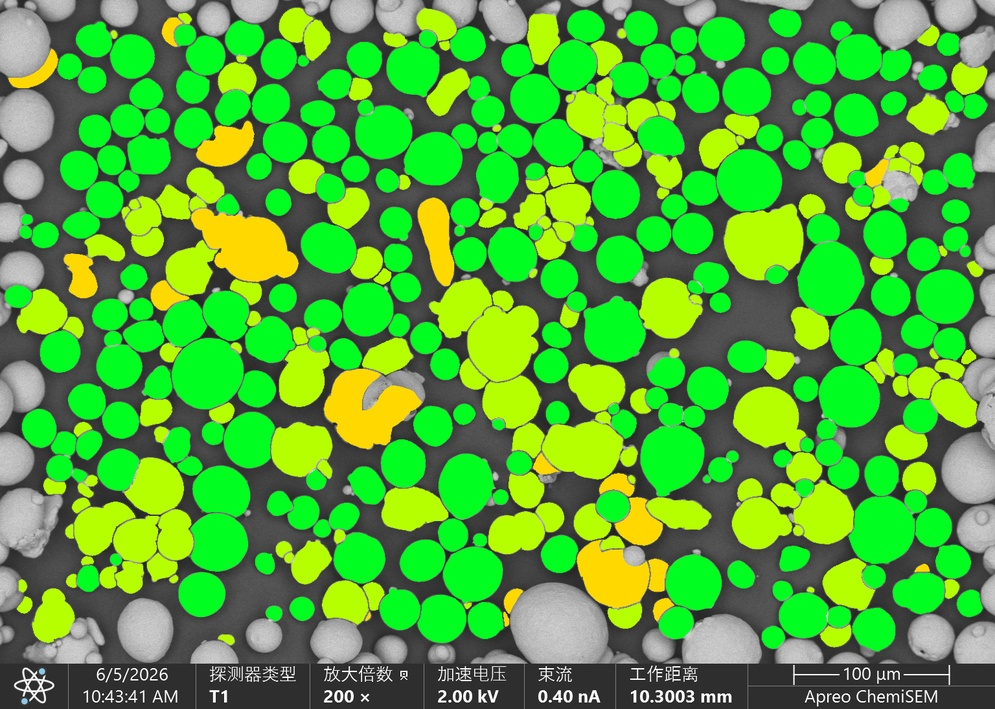
#> input picture data_98986/粉末圆度汇总/20260605/007_021-0.jpg, 995 x 709 px, shrunk from 1536 x 1094 before the run
$ python -i preprocess.py   (imports and definitions only)
#> lines starting #> are read from the running program, lines starting #| are printed output that depends on the picture; after the words box and inside, x2 and y2 are one past the last pixel; in counts of white or black regions, pixels touching at a corner belong together
#> further down, picture is the input picture: shape (709, 995, 3); mean B, G, R 56, 169, 83.1
from __future__ import annotations

from dataclasses import dataclass
from pathlib import Path
from typing import Optional, Tuple, Union

import cv2
import numpy as np


ImageLike = Union[str, Path, np.ndarray]


@dataclass
class PreprocessResult:
    image: np.ndarray
    gray: np.ndarray
    denoised: np.ndarray
    enhanced: np.ndarray
    binary: np.ndarray
    crop_offset_xy: Tuple[int, int] = (0, 0)
    inverted: bool = False


# [19 lines left out: functions imread_unicode, imwrite_unicode, not called in this run]


def load_image(image: ImageLike, flags: int = cv2.IMREAD_COLOR) -> np.ndarray:
    if isinstance(image, np.ndarray):
        return image.copy()
    return imread_unicode(image, flags=flags)


def crop_sem_area(
    image: np.ndarray,
    crop_bottom_fraction: float = 0.0,
) -> Tuple[np.ndarray, Tuple[int, int]]:
    """裁掉底部 SEM 信息栏/比例尺区域；默认不裁剪，比例尺建议手动输入。"""
    if crop_bottom_fraction <= 0:
        return image.copy(), (0, 0)
    if crop_bottom_fraction >= 0.5:
        raise ValueError("crop_bottom_fraction 建议小于 0.5，避免裁掉有效颗粒区域。")
    h = image.shape[0]
    keep_h = int(round(h * (1.0 - crop_bottom_fraction)))
    return image[:keep_h].copy(), (0, 0)


def preprocess_sem_image(
    image: ImageLike,
    crop_bottom_fraction: float = 0.0,
    blur_ksize: int = 5,
    clahe_clip_limit: float = 2.0,
    clahe_tile_grid_size: int = 8,
    invert: Optional[bool] = None,
    morph_kernel_size: int = 3,
) -> PreprocessResult:
    """SEM 图像预处理：高斯去噪、CLAHE 增强、Otsu 自适应阈值二值化。"""
    bgr = load_image(image, flags=cv2.IMREAD_COLOR)
    cropped, offset = crop_sem_area(bgr, crop_bottom_fraction=crop_bottom_fraction)
#> offset = (0, 0)

    gray = cv2.cvtColor(cropped, cv2.COLOR_BGR2GRAY)
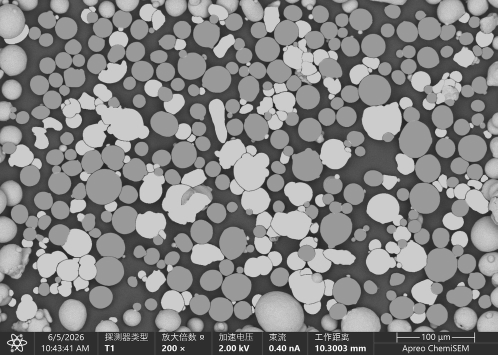
#> gray: shape (709, 995) (shown at 1/2 size); min 0, max 255, mean 130.4

    if blur_ksize % 2 == 0:
        blur_ksize += 1
    denoised = cv2.GaussianBlur(gray, (blur_ksize, blur_ksize), 0)

    clahe = cv2.createCLAHE(
        clipLimit=clahe_clip_limit,
        tileGridSize=(clahe_tile_grid_size, clahe_tile_grid_size),
    )
    enhanced = clahe.apply(denoised)
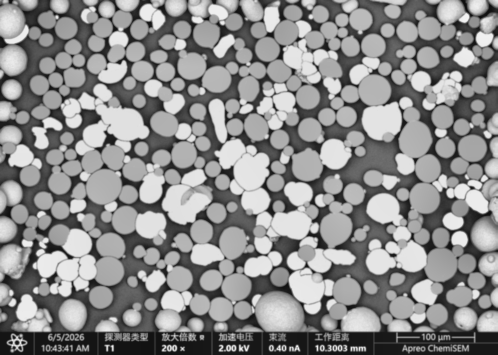
#> enhanced: shape (709, 995) (shown at 1/2 size); min 12, max 245, mean 140.4

    _, binary = cv2.threshold(
        enhanced,
        0,
        255,
        cv2.THRESH_BINARY + cv2.THRESH_OTSU,
    )
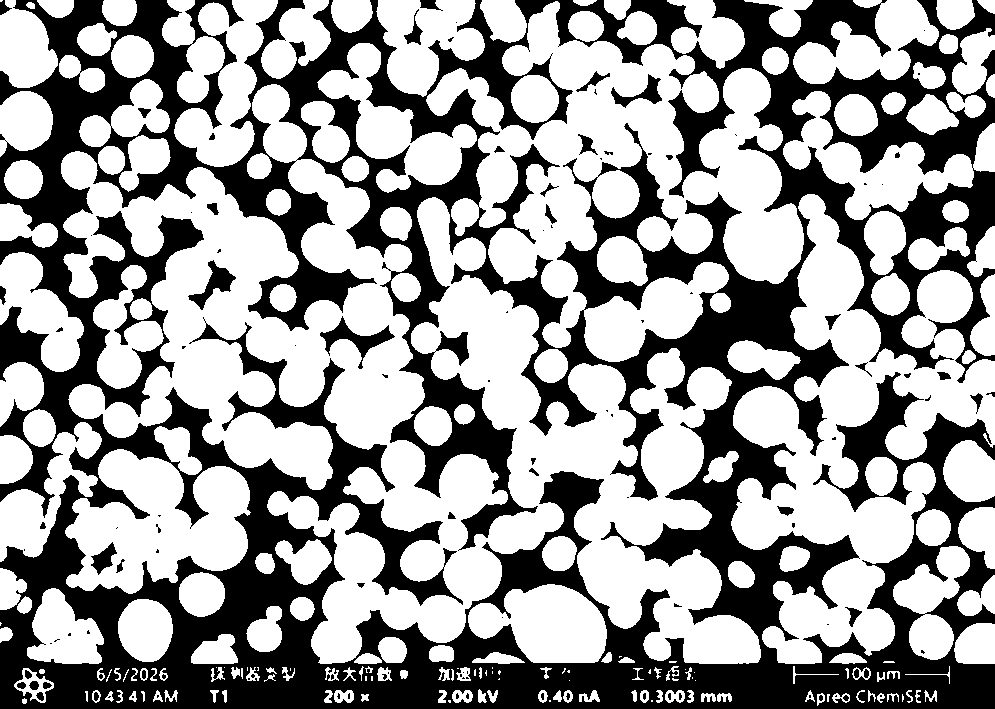
#> binary: shape (709, 995); 60.8% white; 114 black regions (67 under 20 px), largest, box (x1, y1, x2, y2) and area: (0, 0, 995, 709) 270466, (320, 316, 395, 369) 1028, (188, 260, 236, 310) 765

    white_fraction = float(np.mean(binary == 255))
#> white_fraction = 0.608
    should_invert = invert
    if should_invert is None:
        # SEM 金属粉末通常是“亮颗粒 + 暗背景”；若白色区域过大，说明阈值结果可能反了。
        should_invert = white_fraction > 0.60
#> should_invert = True

    inverted = bool(should_invert)
#> inverted = True
    if should_invert:
        binary = cv2.bitwise_not(binary)

    if morph_kernel_size > 1:
        kernel = cv2.getStructuringElement(
            cv2.MORPH_ELLIPSE,
            (morph_kernel_size, morph_kernel_size),
        )
        binary = cv2.morphologyEx(binary, cv2.MORPH_OPEN, kernel, iterations=1)
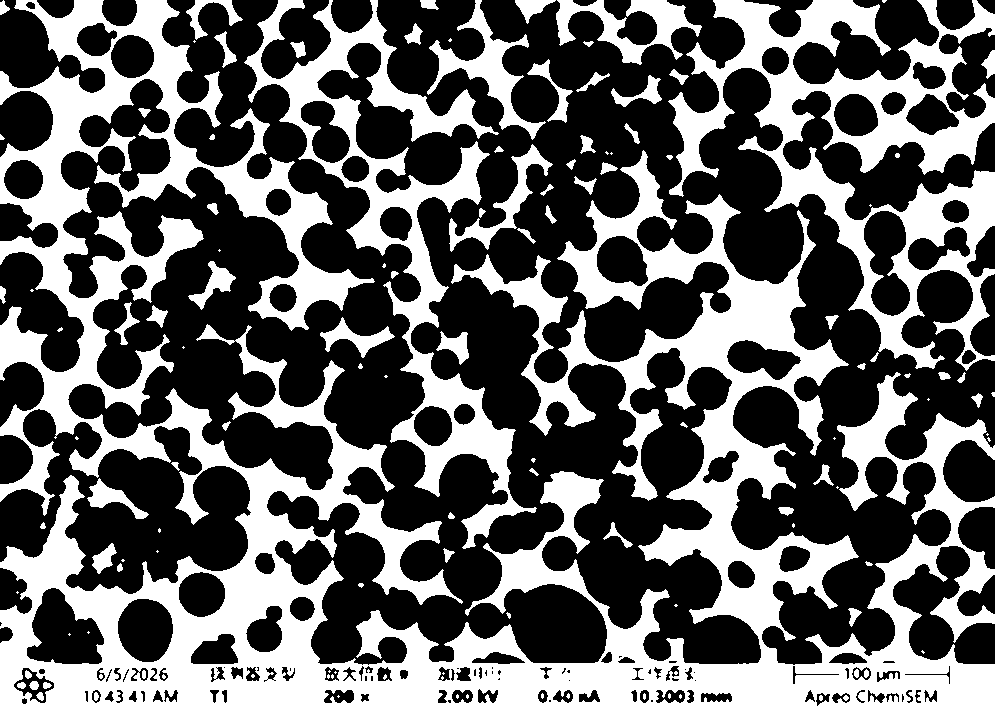
#> binary: shape (709, 995); 38.9% white; 125 white regions (48 under 20 px), largest, box (x1, y1, x2, y2) and area: (0, 0, 995, 709) 192033, (668, 0, 995, 371) 35908, (244, 0, 537, 549) 25867
        binary = cv2.morphologyEx(binary, cv2.MORPH_CLOSE, kernel, iterations=1)
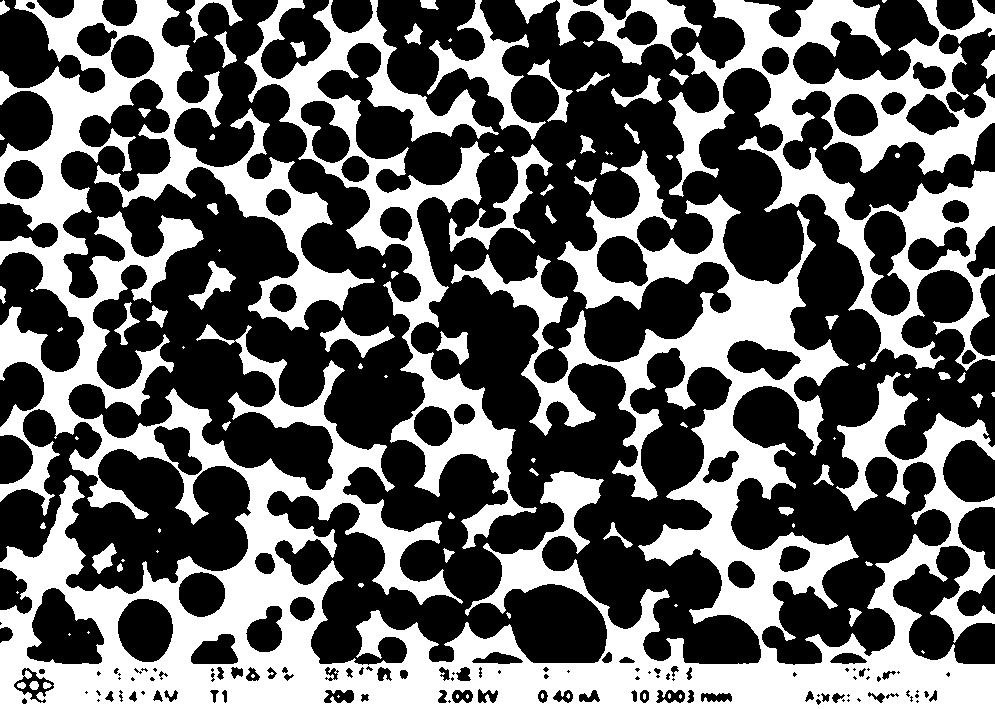
#> binary: shape (709, 995); 39.1% white; 98 white regions (34 under 20 px), largest, box (x1, y1, x2, y2) and area: (0, 0, 995, 709) 194530, (668, 0, 995, 371) 35976, (244, 0, 537, 549) 25880

    return PreprocessResult(
        image=cropped,
        gray=gray,
        denoised=denoised,
        enhanced=enhanced,
        binary=binary,
        crop_offset_xy=offset,
        inverted=inverted,
    )


# [7 lines left out: function save_preprocess_result, not called in this run]

>>> import cv2
>>> picture = cv2.imread('../data_98986/粉末圆度汇总/20260605/007_021-0.jpg')
>>> result = preprocess_sem_image(picture)

$ run again, on data_98986/粉末圆度汇总/20260605/007_022-0.jpg
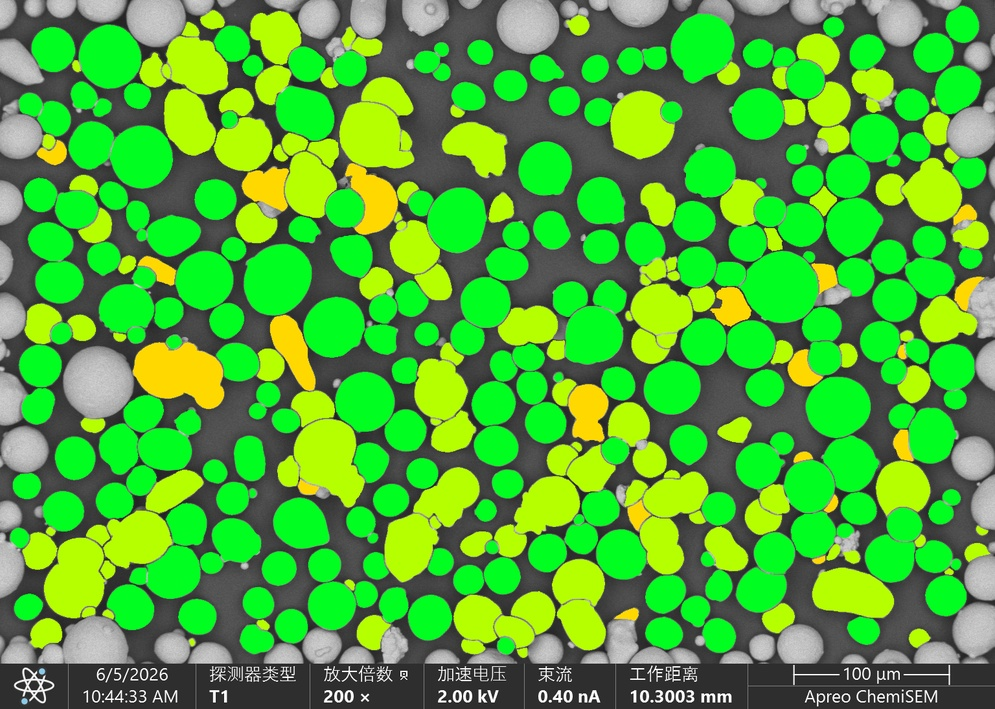
#> input picture data_98986/粉末圆度汇总/20260605/007_022-0.jpg, 995 x 709 px, shrunk from 1536 x 1094 before the run
#> picture is the input picture: shape (709, 995, 3); mean B, G, R 54.5, 169.6, 80.5
#> offset = (0, 0)
#> in preprocess_sem_image, `_, binary = cv2.threshold( enhanced, 0, 255, cv2.THRESH_BINARY + cv2.T..`:
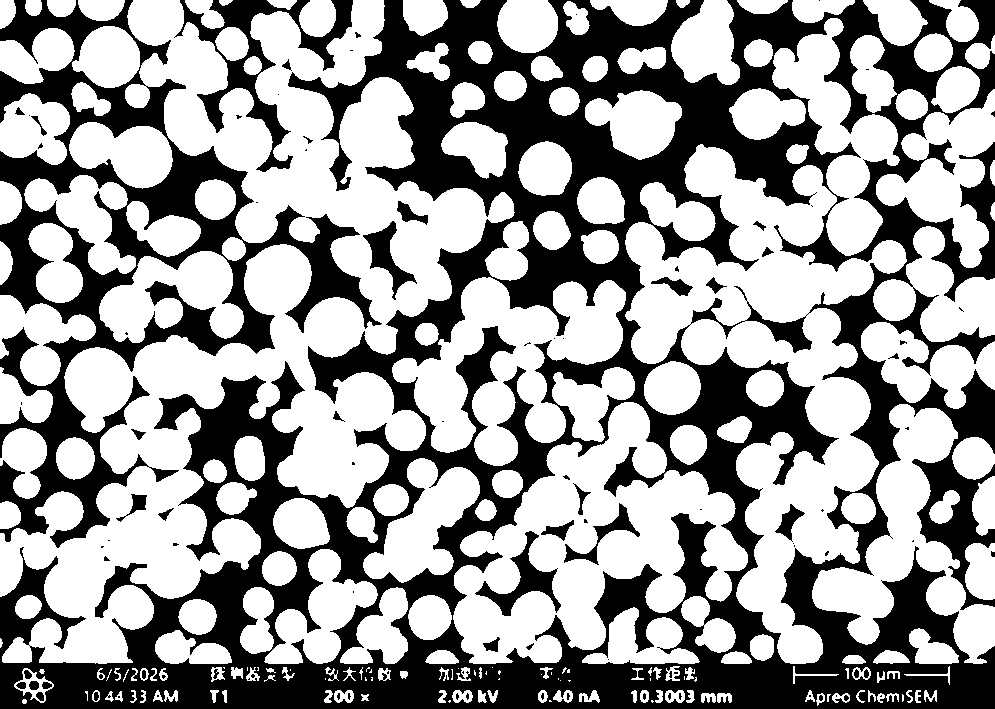
#> binary: shape (709, 995); 60.4% white; 98 black regions (58 under 20 px), largest, box (x1, y1, x2, y2) and area: (0, 0, 995, 709) 220868, (0, 0, 382, 548) 44689, (174, 0, 353, 172) 6335
#> white_fraction = 0.604
#> should_invert = True
#> in preprocess_sem_image, `binary = cv2.morphologyEx(binary, cv2.MORPH_CLOSE, kernel, iterations=1)`:
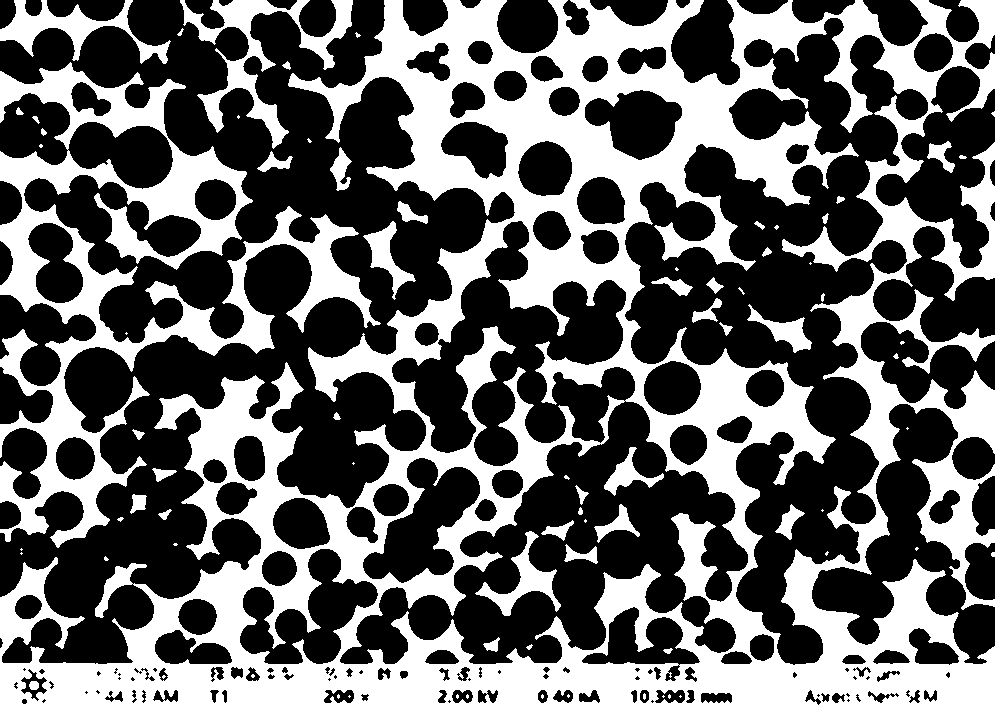
#> binary: shape (709, 995); 39.5% white; 79 white regions (35 under 20 px), largest, box (x1, y1, x2, y2) and area: (0, 0, 995, 709) 218101, (0, 62, 381, 548) 40993, (180, 0, 353, 149) 5942

$ run again, on data_98986/粉末圆度汇总/20260605/007_023-0.jpg
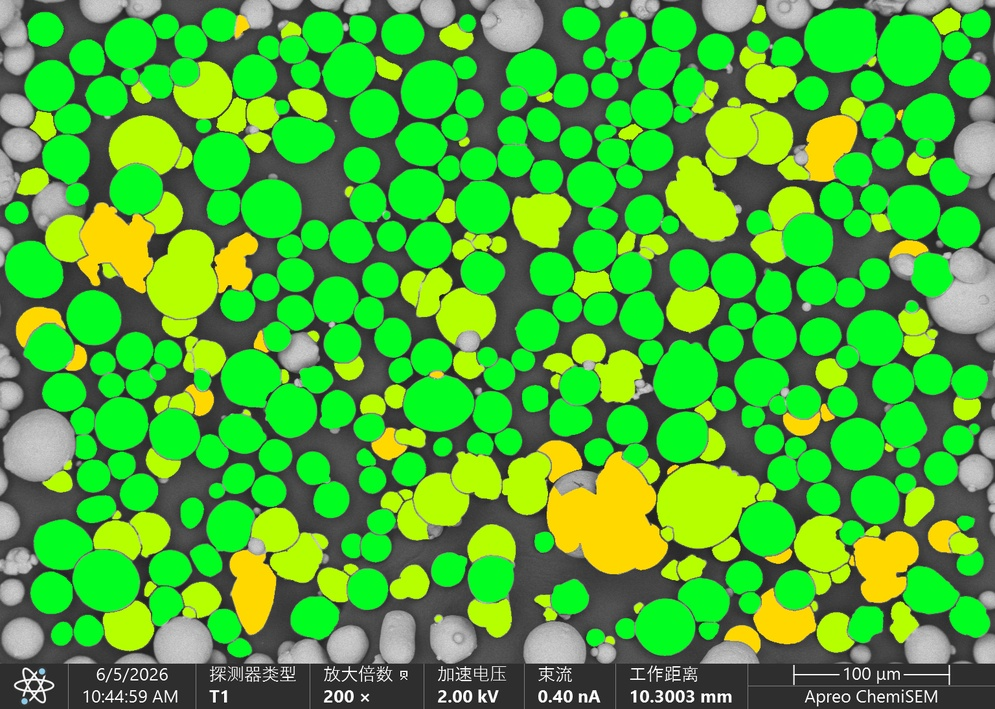
#> input picture data_98986/粉末圆度汇总/20260605/007_023-0.jpg, 995 x 709 px, shrunk from 1536 x 1094 before the run
#> picture is the input picture: shape (709, 995, 3); mean B, G, R 52.2, 173.2, 75.7
#> offset = (0, 0)
#> in preprocess_sem_image, `_, binary = cv2.threshold( enhanced, 0, 255, cv2.THRESH_BINARY + cv2.T..`:
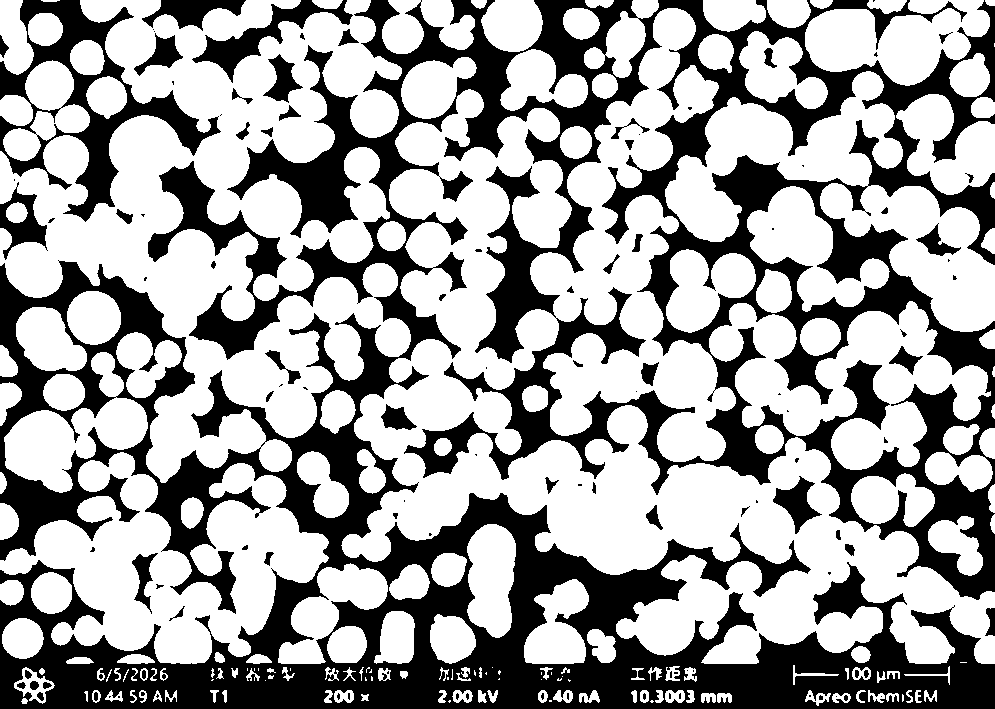
#> binary: shape (709, 995); 63% white; 114 black regions (56 under 20 px), largest, box (x1, y1, x2, y2) and area: (0, 0, 995, 709) 235152, (0, 0, 221, 222) 11281, (192, 0, 353, 83) 2893
#> white_fraction = 0.63
#> should_invert = True
#> in preprocess_sem_image, `binary = cv2.morphologyEx(binary, cv2.MORPH_CLOSE, kernel, iterations=1)`:
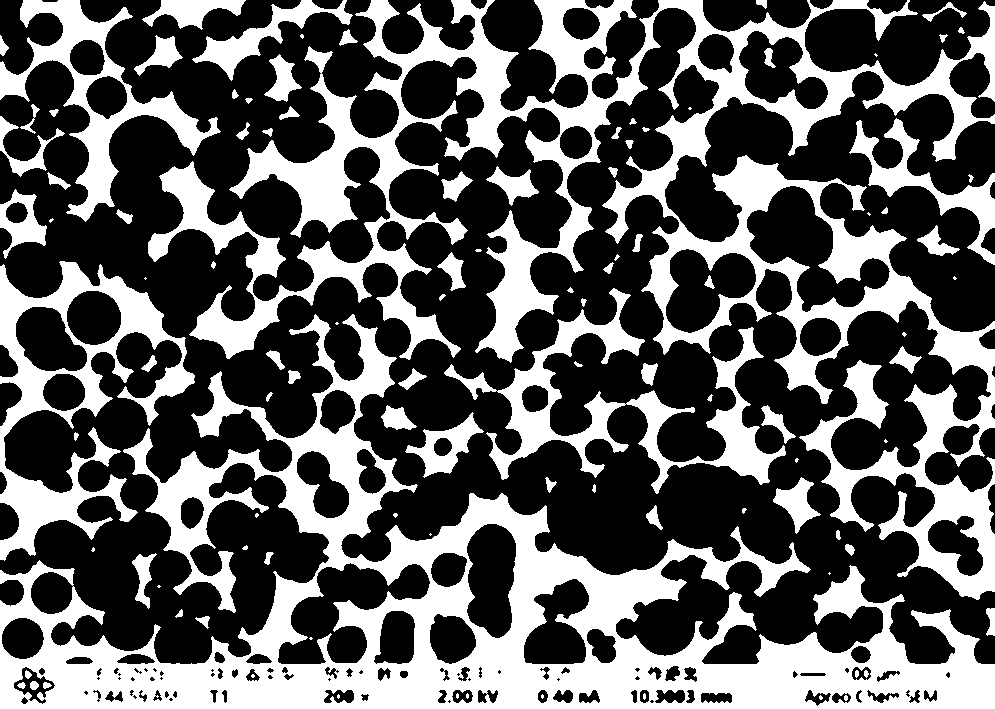
#> binary: shape (709, 995); 36.9% white; 106 white regions (28 under 20 px), largest, box (x1, y1, x2, y2) and area: (0, 314, 995, 709) 99579, (148, 0, 995, 600) 95912, (0, 261, 195, 561) 16594
